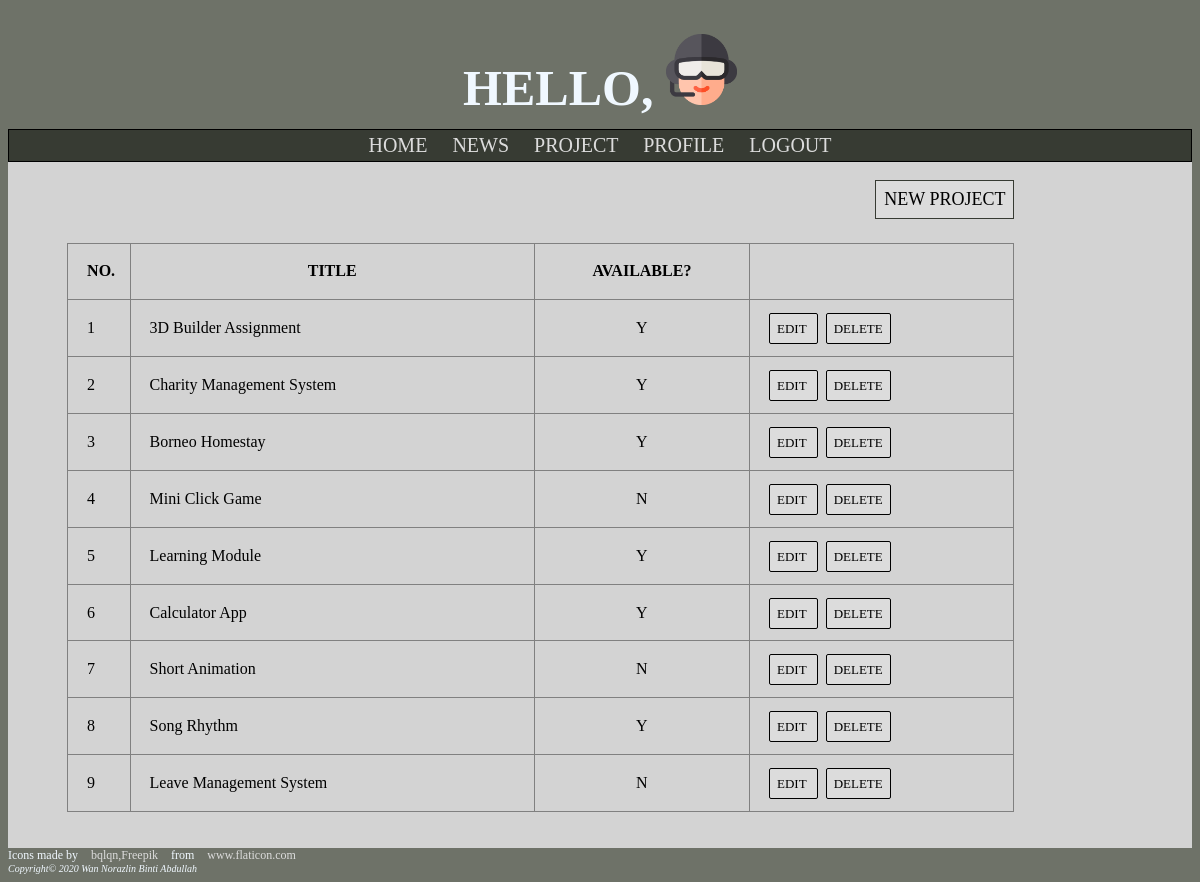
/adminProject.php, run on the app's committed database.
### tables this page shows
CREATE TABLE `project` (
  `projectID` int(3) NOT NULL,
  `projectName` varchar(150) NOT NULL,
  `projectDesc` varchar(1000) NOT NULL,
  `dateCreated` datetime NOT NULL,
  `projectLink` varchar(40) NOT NULL,
  `projectImg` varchar(500) NOT NULL,
  `showContent` varchar(2) NOT NULL,
  `adminID` int(3) NOT NULL,
  `updatedBy` int(3) NOT NULL COMMENT 'shows adminID of admin yg ubah this project',
  `dateUpdated` datetime NOT NULL
);

### adminProject.php (the view, shortened to what this page needs)
<?php
include("config.php");
?>
<!DOCTYPE html>
<html>
<head>
<link rel="stylesheet" href="AdminStyle.css?v=<?php echo time(); ?>">
</head>
<h1 class="h1 hi" ><center> HELLO, <?php echo $_SESSION["userName"]; ?> <img src="Avatars Set Flat Style-38.png" ></center></h1></div>
<br></br>
<nav>
<center>
		<a class="a" href="adminHome.php"> HOME </a>
		<a class="a" href="adminNews.php"> NEWS </a>
		<a class="a" href="adminProject.php"> PROJECT </a>
		<a class="a" href="adminProfile.php"> PROFILE </a>
		<a class="a" href="logout.php"> LOGOUT </a><br>
</center>
</nav>
<div class="w3-container">
<body>
<main>
<br>
<a style="float:right; margin-right: 15%; margin-bottom: 2%;" class="news" href="newProject.php" > NEW PROJECT </a> <br><br>
<table style="font-weight: normal; margin-left: 5%; width:80%;">
	<tr>
		<th> NO.  </th>
		<th> TITLE  </th>
		<th> AVAILABLE?   </th>
		<th>        </th>
	</tr>
	<tr>
	<?php
		$count = 0;
		$sql="SELECT * from project";
		$result=$conn->query($sql);
			if($result-> num_rows > 0){
				while($row=$result->fetch_assoc()){
					++$count;
	?>
		<td > <?php echo $count ?>  </th>
		<td > <?php echo $row['projectName']; $name=$row['projectName']; ?>  </th>
		<td style="text-align: center;" > <?php echo $row['showContent'] ?>  </th>
		<td >  <a class="button" href="editProject.php?name=<?php echo $name; ?>" > EDIT </a> &nbsp <a class="button" href="deleteProject_prompt.php?name=<?php echo $name; ?>" > DELETE </a>  </th>
	</tr>
	<?php
				}
			}else{
				echo '</table><p style=" text-align: center;"> No results :( </p>';
			}
	?>
</table>
<br><br>
</main>
</body>
</html>
<footer class="p attribute">Icons made by <a class="p attribute" href="https://www.flaticon.com/authors/bqlqn" title="bqlqn">bqlqn,Freepik</a> from <a class="p attribute" href="https://www.flaticon.com/" title="Flaticon"> www.flaticon.com</a></footer>
<footer style="font-size: 10px"><i>Copyright&copy 2020 Wan Norazlin Binti Abdullah</i></footer>

### AdminStyle.css (style rules this page uses)
body { background-color:#6E7268; }
h1, footer { color: aliceblue; }
.hi { font-size: 50px; margin-bottom:-2%; whitespace: nowrap; }
.attribute { font-size: 12px; }
nav { whitespace: nowrap; padding: 4px; border: 1px solid black; background-color: #373B33; }
a { color: gainsboro; text-decoration: none; font-size: 20px; text-align: center; padding: 10px; }
.button { color: black; border: 1px solid black; background-color: gainsboro; font-size: 13px; padding: 7px; border-radius: 2px; cursor: pointer; transition-duration: 0.2s; }
.news { font-size: 18px; color: black; border: 1px solid #373B33; background-color: gainsboro; padding: 8px; margin: auto; text-align: center; transition-duration: 0.2s; }
img { width: 6%; height: 6%; }
main { background-color: lightgray; max-height: 100%; }
table,td,th { border: 1px solid gray; border-collapse: collapse; padding: 2%; }

### data on the page
project: projectName "3D Builder Assignment", showContent "Y"
project: projectName "Charity Management System", showContent "Y"
project: projectName "Borneo Homestay", showContent "Y"
project: projectName "Mini Click Game", showContent "N"
project: projectName "Learning Module", showContent "Y"
project: projectName "Calculator App", showContent "Y"
project: projectName "Short Animation", showContent "N"
project: projectName "Song Rhythm", showContent "Y"
project: projectName "Leave Management System", showContent "N"
